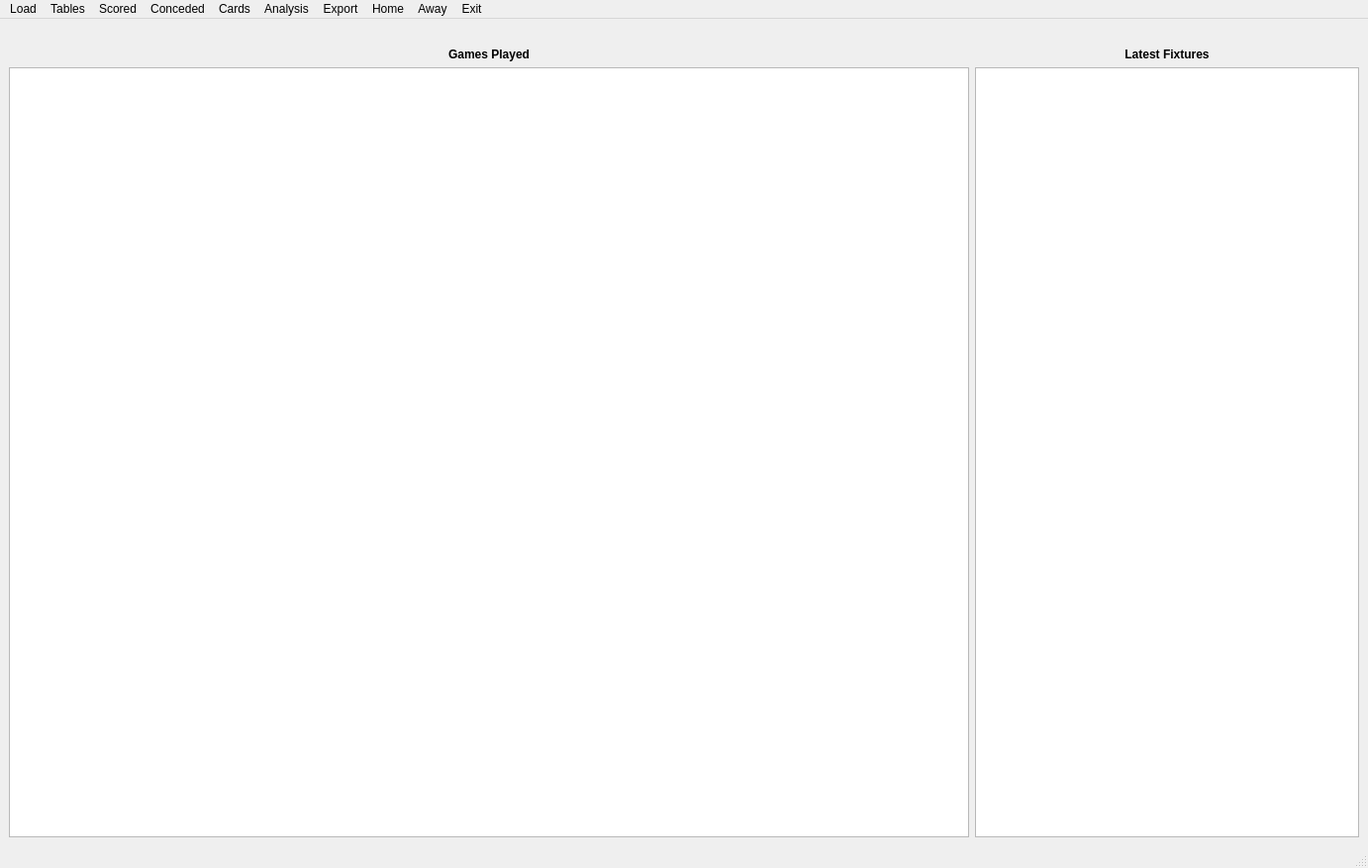
<?xml version="1.0" encoding="UTF-8"?>
<ui version="4.0">
 <class>MainWindow</class>
 <widget class="QMainWindow" name="MainWindow">
  <property name="geometry">
   <rect>
    <x>0</x>
    <y>0</y>
    <width>1382</width>
    <height>877</height>
   </rect>
  </property>
  <property name="sizePolicy">
   <sizepolicy hsizetype="Expanding" vsizetype="Expanding">
    <horstretch>0</horstretch>
    <verstretch>0</verstretch>
   </sizepolicy>
  </property>
  <property name="windowTitle">
   <string>Football Analysis</string>
  </property>
  <widget class="QWidget" name="centralwidget">
   <layout class="QGridLayout" name="gridLayout">
    <item row="0" column="0">
     <layout class="QHBoxLayout" name="horizontalLayout">
      <item>
       <widget class="QLabel" name="statusLabel">
        <property name="text">
         <string/>
        </property>
       </widget>
      </item>
     </layout>
    </item>
    <item row="1" column="0">
     <layout class="QHBoxLayout" name="horizontalLayout_3" stretch="5,2">
      <item>
       <widget class="QLabel" name="mainTableViewLabel">
        <property name="font">
         <font>
          <weight>75</weight>
          <bold>true</bold>
         </font>
        </property>
        <property name="text">
         <string>Games Played</string>
        </property>
        <property name="alignment">
         <set>Qt::AlignCenter</set>
        </property>
       </widget>
      </item>
      <item>
       <widget class="QLabel" name="fixturesTableViewLabel">
        <property name="font">
         <font>
          <weight>75</weight>
          <bold>true</bold>
         </font>
        </property>
        <property name="text">
         <string>Latest Fixtures</string>
        </property>
        <property name="alignment">
         <set>Qt::AlignCenter</set>
        </property>
       </widget>
      </item>
     </layout>
    </item>
    <item row="2" column="0">
     <layout class="QHBoxLayout" name="horizontalLayout_4" stretch="5,2">
      <item>
       <widget class="QTableView" name="mainTableView">
        <property name="sizePolicy">
         <sizepolicy hsizetype="Expanding" vsizetype="Expanding">
          <horstretch>0</horstretch>
          <verstretch>0</verstretch>
         </sizepolicy>
        </property>
        <property name="sizeAdjustPolicy">
         <enum>QAbstractScrollArea::AdjustToContents</enum>
        </property>
        <property name="alternatingRowColors">
         <bool>true</bool>
        </property>
       </widget>
      </item>
      <item>
       <widget class="QTableView" name="fixturesTableView">
        <property name="sizeAdjustPolicy">
         <enum>QAbstractScrollArea::AdjustToContents</enum>
        </property>
        <property name="alternatingRowColors">
         <bool>true</bool>
        </property>
       </widget>
      </item>
     </layout>
    </item>
   </layout>
  </widget>
  <widget class="QMenuBar" name="menubar">
   <property name="geometry">
    <rect>
     <x>0</x>
     <y>0</y>
     <width>1382</width>
     <height>21</height>
    </rect>
   </property>
   <widget class="QMenu" name="menuLoad">
    <property name="title">
     <string>Load</string>
    </property>
    <addaction name="actionAll_Main_Leagues"/>
    <addaction name="actionSpecific_League"/>
    <addaction name="actionLocal_File"/>
    <addaction name="actionFootball_data_Website"/>
   </widget>
   <widget class="QMenu" name="menuExport">
    <property name="title">
     <string>Export</string>
    </property>
    <addaction name="actionWrite_to_Excel"/>
   </widget>
   <widget class="QMenu" name="menuAnalysis">
    <property name="title">
     <string>Analysis</string>
    </property>
    <addaction name="actionSelection"/>
    <addaction name="actionOne_Team_Data"/>
   </widget>
   <widget class="QMenu" name="menuTables">
    <property name="title">
     <string>Tables</string>
    </property>
    <addaction name="actionLeague_Table"/>
    <addaction name="actionHomes_Table"/>
    <addaction name="actionAways_Table"/>
    <addaction name="actionHalf_Time_Table"/>
    <addaction name="actionHT_Homes_Table"/>
    <addaction name="actionHT_Aways_Table"/>
   </widget>
   <widget class="QMenu" name="menuScored">
    <property name="title">
     <string>Scored</string>
    </property>
    <addaction name="actionFT_1_Scored"/>
    <addaction name="actionFT_2_Scored"/>
    <addaction name="actionHT_1_Scored"/>
    <addaction name="actionHT_2_Scored"/>
   </widget>
   <widget class="QMenu" name="menuConceded">
    <property name="title">
     <string>Conceded</string>
    </property>
    <addaction name="actionFT_1_Conceded"/>
    <addaction name="actionFT_2_Conceded"/>
    <addaction name="actionHT_1_Conceded"/>
    <addaction name="actionHT_2_Conceded"/>
   </widget>
   <widget class="QMenu" name="menuCards">
    <property name="title">
     <string>Cards</string>
    </property>
    <addaction name="actionYellow"/>
    <addaction name="actionRed"/>
    <addaction name="actionTotal_Cards"/>
   </widget>
   <widget class="QMenu" name="menuExit">
    <property name="title">
     <string>Exit</string>
    </property>
   </widget>
   <widget class="QMenu" name="menuHome">
    <property name="title">
     <string>Home</string>
    </property>
    <addaction name="actionHomeScored_1"/>
    <addaction name="actionHomeScored_2"/>
    <addaction name="actionHomeConceded_1"/>
    <addaction name="actionHomeConceded_2"/>
    <addaction name="actionHomeHT_Scored_1"/>
    <addaction name="actionHomeHT_Scored_2"/>
    <addaction name="actionHomeHT_Conceded_1"/>
    <addaction name="actionHomeHT_Conceded_2"/>
    <addaction name="actionHomeYellow_Cards"/>
    <addaction name="actionHomeRed_Cards"/>
   </widget>
   <widget class="QMenu" name="menuAway">
    <property name="title">
     <string>Away</string>
    </property>
    <addaction name="actionAwayScored_1"/>
    <addaction name="actionAwayScored_2"/>
    <addaction name="actionAwayConceded_1"/>
    <addaction name="actionAwayConceded_2"/>
    <addaction name="actionAwayHT_Scored_1"/>
    <addaction name="actionAwayHT_Scored_2"/>
    <addaction name="actionAwayHT_Conceded_1"/>
    <addaction name="actionAwayHT_Conceded_2"/>
    <addaction name="actionAwayYellow_Cards"/>
    <addaction name="actionAwayRed_Cards"/>
   </widget>
   <addaction name="menuLoad"/>
   <addaction name="menuTables"/>
   <addaction name="menuScored"/>
   <addaction name="menuConceded"/>
   <addaction name="menuCards"/>
   <addaction name="menuAnalysis"/>
   <addaction name="menuExport"/>
   <addaction name="menuHome"/>
   <addaction name="menuAway"/>
   <addaction name="menuExit"/>
  </widget>
  <widget class="QStatusBar" name="statusbar"/>
  <action name="actionAll_Main_Leagues">
   <property name="text">
    <string>All Main Leagues</string>
   </property>
  </action>
  <action name="actionSpecific_League">
   <property name="text">
    <string>Specific League</string>
   </property>
  </action>
  <action name="actionWrite_to_Excel">
   <property name="text">
    <string>Write to Excel</string>
   </property>
  </action>
  <action name="actionSelection">
   <property name="text">
    <string>Teams Selection</string>
   </property>
  </action>
  <action name="actionLocal_File">
   <property name="text">
    <string>Local File</string>
   </property>
  </action>
  <action name="actionHomes_Table">
   <property name="text">
    <string>Homes</string>
   </property>
  </action>
  <action name="actionAways_Table">
   <property name="text">
    <string>Aways</string>
   </property>
  </action>
  <action name="action1_Goals_Scored">
   <property name="text">
    <string>1+ Goals Scored</string>
   </property>
  </action>
  <action name="action2_Goals_Scored">
   <property name="text">
    <string>2+ Goals Scored</string>
   </property>
  </action>
  <action name="action1_Goals_Scored_2">
   <property name="text">
    <string>1+ Goals Scored</string>
   </property>
  </action>
  <action name="action2_Goals_Scored_2">
   <property name="text">
    <string>2+ Goals Scored</string>
   </property>
  </action>
  <action name="actionFT_1_Scored">
   <property name="text">
    <string>FT 1+ Scored</string>
   </property>
  </action>
  <action name="actionFT_2_Scored">
   <property name="text">
    <string>FT 2+ Scored</string>
   </property>
  </action>
  <action name="actionHT_1_Scored">
   <property name="text">
    <string>HT 1+ Scored</string>
   </property>
  </action>
  <action name="actionHT_2_Scored">
   <property name="text">
    <string>HT 2+ Scored</string>
   </property>
  </action>
  <action name="actionFT_1_Conceded">
   <property name="text">
    <string>FT 1+ Conceded</string>
   </property>
  </action>
  <action name="actionFT_2_Conceded">
   <property name="text">
    <string>FT 2+ Conceded</string>
   </property>
  </action>
  <action name="actionHT_1_Conceded">
   <property name="text">
    <string>HT 1+ Conceded</string>
   </property>
  </action>
  <action name="actionHT_2_Conceded">
   <property name="text">
    <string>HT 2+ Conceded</string>
   </property>
  </action>
  <action name="actionLeague_Table">
   <property name="text">
    <string>League</string>
   </property>
  </action>
  <action name="actionHalf_Time_Table">
   <property name="text">
    <string>Half Time</string>
   </property>
  </action>
  <action name="actionYellow">
   <property name="text">
    <string>Yellow</string>
   </property>
  </action>
  <action name="actionRed">
   <property name="text">
    <string>Red</string>
   </property>
  </action>
  <action name="actionOne_Team_Data">
   <property name="text">
    <string>One Team Data</string>
   </property>
  </action>
  <action name="actionFootball_data_Website">
   <property name="text">
    <string>Football-data Website</string>
   </property>
  </action>
  <action name="actionHomeScored_1">
   <property name="text">
    <string>Scored 1+</string>
   </property>
  </action>
  <action name="actionHomeScored_2">
   <property name="text">
    <string>Scored 2+</string>
   </property>
  </action>
  <action name="actionHomeConceded_1">
   <property name="text">
    <string>Conceded 1+</string>
   </property>
  </action>
  <action name="actionHomeConceded_2">
   <property name="text">
    <string>Conceded 2+</string>
   </property>
  </action>
  <action name="actionHomeHT_Scored_1">
   <property name="text">
    <string>HT Scored 1+</string>
   </property>
  </action>
  <action name="actionHomeHT_Scored_2">
   <property name="text">
    <string>HT Scored 2+</string>
   </property>
  </action>
  <action name="actionHomeHT_Conceded_1">
   <property name="text">
    <string>HT Conceded 1+</string>
   </property>
  </action>
  <action name="actionHomeHT_Conceded_2">
   <property name="text">
    <string>HT Conceded 2+</string>
   </property>
  </action>
  <action name="actionHomeYellow_Cards">
   <property name="text">
    <string>Yellow Cards</string>
   </property>
  </action>
  <action name="actionHomeRed_Cards">
   <property name="text">
    <string>Red Cards</string>
   </property>
  </action>
  <action name="actionAwayScored_1">
   <property name="text">
    <string>Scored 1+</string>
   </property>
  </action>
  <action name="actionAwayScored_2">
   <property name="text">
    <string>Scored 2+</string>
   </property>
  </action>
  <action name="actionAwayConceded_1">
   <property name="text">
    <string>Conceded 1+</string>
   </property>
  </action>
  <action name="actionAwayConceded_2">
   <property name="text">
    <string>Conceded 2+</string>
   </property>
  </action>
  <action name="actionAwayHT_Scored_1">
   <property name="text">
    <string>HT Scored 1+</string>
   </property>
  </action>
  <action name="actionAwayHT_Scored_2">
   <property name="text">
    <string>HT Scored 2+</string>
   </property>
  </action>
  <action name="actionAwayHT_Conceded_1">
   <property name="text">
    <string>HT Conceded 1+</string>
   </property>
  </action>
  <action name="actionAwayHT_Conceded_2">
   <property name="text">
    <string>HT Conceded 2+</string>
   </property>
  </action>
  <action name="actionAwayYellow_Cards">
   <property name="text">
    <string>Yellow Cards</string>
   </property>
  </action>
  <action name="actionAwayRed_Cards">
   <property name="text">
    <string>Red Cards</string>
   </property>
  </action>
  <action name="actionTotal_Cards">
   <property name="text">
    <string>Total Cards</string>
   </property>
  </action>
  <action name="actionHT_Homes_Table">
   <property name="text">
    <string>HT Homes</string>
   </property>
  </action>
  <action name="actionHT_Aways_Table">
   <property name="text">
    <string>HT Aways</string>
   </property>
  </action>
 </widget>
 <resources/>
 <connections/>
</ui>
